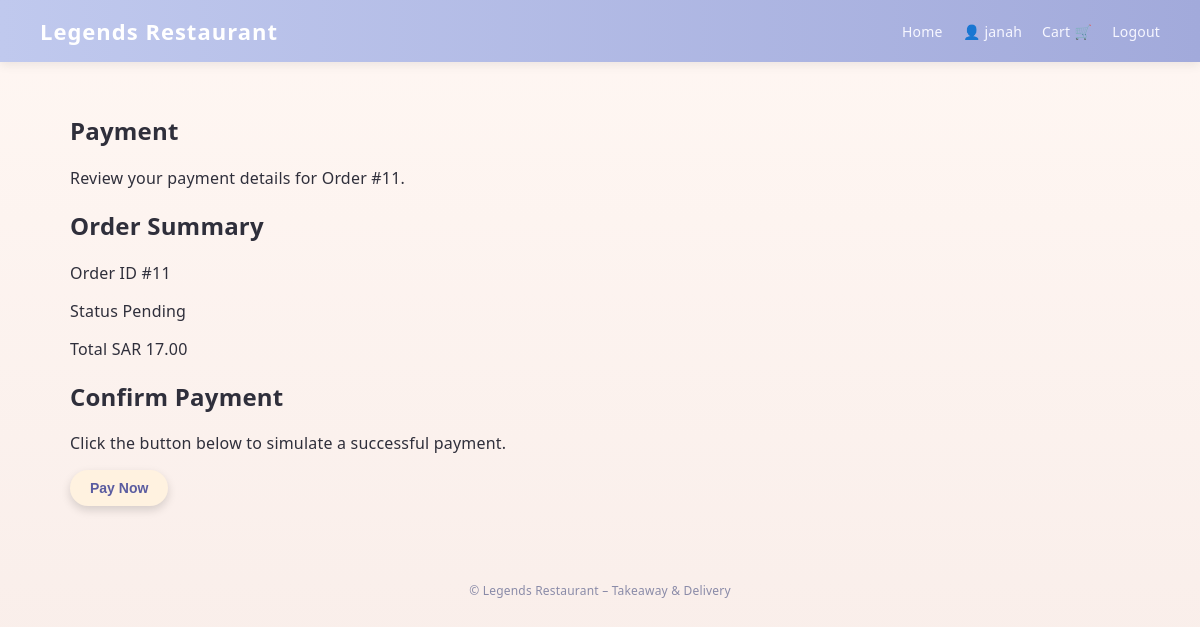
Before: /payment/11/ (signed in) with the older database file.
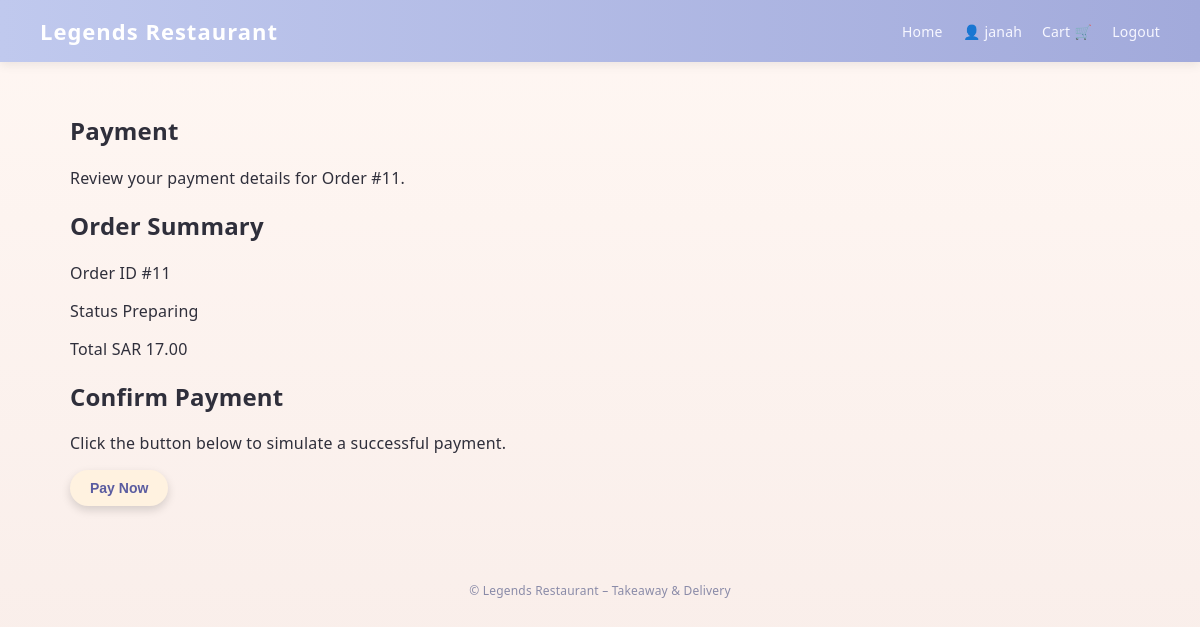
After: the same page with the newer database file.
### restaurant/models.py (models this page shows, shortened)
class Order(models.Model):
    STATUS_CHOICES = [
        ('pending', 'Pending'),
        ("preparing", "Preparing"),
        ("out_for_delivery", "Out For Delivery"),
        ("delivered", "Delivered"),
        ('cancelled', 'Cancelled'),
    ]
    TYPE_CHOICES = [
        ("takeaway", "Takeaway"),
        ("delivery", "Delivery"),
    ]
    user = models.ForeignKey(
        User,
        on_delete=models.CASCADE,
        related_name="orders",
    )
    status = models.CharField(
        max_length=30,
        choices=STATUS_CHOICES,
        default="pending"
    )
    order_type = models.CharField(
        max_length=30,
        choices=TYPE_CHOICES,
        default="takeaway",
    )
    total = models.DecimalField(max_digits=8, decimal_places=2, default=0)
    notes = models.CharField(max_length=255, blank=True, null=True)
    created_at = models.DateTimeField(auto_now_add=True)
    is_paid = models.BooleanField(default=False)

### restaurant/views.py (the view, shortened to what this page needs)
# urls.py: path("payment/<int:order_id>/", views.payment_process, name="payment_process"),
@login_required
def payment_process(request, order_id):
    guard = _ensure_role(request, "customer")
    if guard is not None:
        return guard
    order = get_object_or_404(
        Order,
        id=order_id,
        user=request.user,
    )
    return render(
        request,
        "restaurant/payment.html",
        {"order": order, "paid": False},
    )

### restaurant/views.py (called while the page is built, shortened)
def _ensure_role(request, required_role):
    if not request.user.is_authenticated:
        return redirect("login")
    return None

### restaurant/templates/restaurant/payment.html (shortened to what this page needs)
{% extends "restaurant/base.html" %}
{% load static %}
{% block content %}
<section class="lr-checkout-page">
    <header class="lr-checkout-header">
        <h1>Payment</h1>
        <p class="lr-checkout-subtitle">
            Review your payment details for Order #{{ order.id }}.
        </p>
    </header>
    <div class="lr-checkout-layout">
        <div class="lr-checkout-main">
            <div class="lr-checkout-card">
                <h2 class="lr-checkout-section-title">Order Summary</h2>
                <p class="lr-checkout-row">
                    <span>Order ID</span>
                    <span>#{{ order.id }}</span>
                </p>
                <p class="lr-checkout-row">
                    <span>Status</span>
                    <span>{{ order.get_status_display }}</span>
                </p>
                <p class="lr-checkout-row lr-checkout-total">
                    <span>Total</span>
                    <span>SAR {{ order.total }}</span>
                </p>
            </div>
            {% if not paid %}
            <div class="lr-checkout-card">
                <h2 class="lr-checkout-section-title">Confirm Payment</h2>
                <p>Click the button below to simulate a successful payment.</p>
                <form method="post">
                    <button type="submit" class="lr-btn-primary">
                        Pay Now
                    </button>
                </form>
            </div>
            {% endif %}
        </div>
    </div>
</section>
{% endblock %}

Changed rows visible on the page:
changed Order id 11: status "Pending" → "Preparing"
